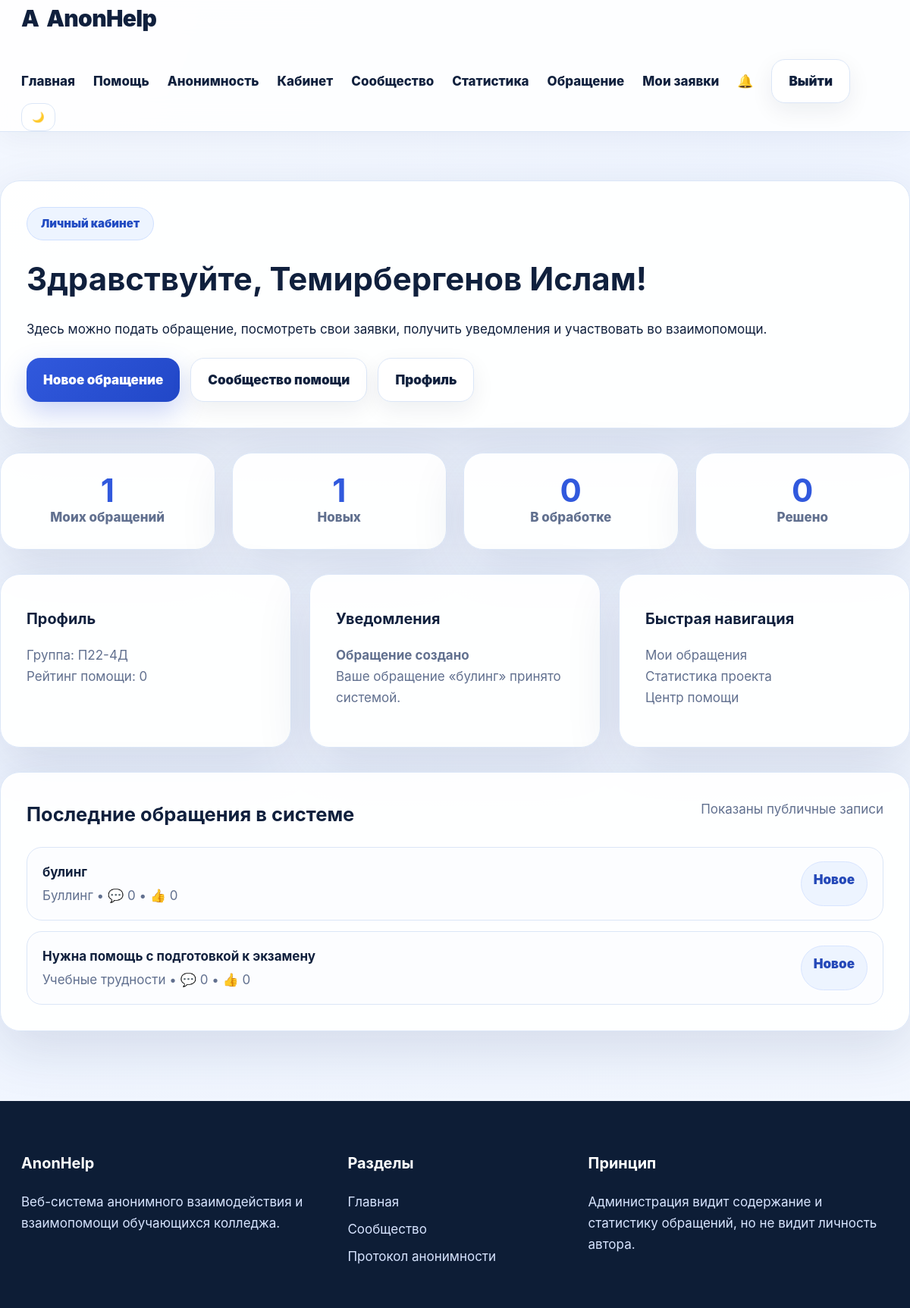
The page /dashboard (signed in) on the database its author committed.
### app.py (models this page shows, shortened)
class User(db.Model):
    id = db.Column(db.Integer, primary_key=True)
    full_name = db.Column(db.String(150), nullable=False)
    username = db.Column(db.String(80), nullable=False, unique=True)
    email = db.Column(db.String(120), nullable=True, unique=True)
    group_name = db.Column(db.String(80), nullable=True)
    about = db.Column(db.Text, nullable=True)
    password_hash = db.Column(db.String(255), nullable=False)
    role = db.Column(db.String(20), nullable=False, default='student')
    rating = db.Column(db.Integer, default=0)
    is_active = db.Column(db.Boolean, default=True)
    created_at = db.Column(db.DateTime, default=datetime.utcnow)
    appeals = db.relationship('Appeal', backref='author', lazy=True)
    comments = db.relationship('Comment', backref='author', lazy=True)

class Notification(db.Model):
    id = db.Column(db.Integer, primary_key=True)
    user_id = db.Column(db.Integer, db.ForeignKey('user.id'), nullable=False)
    title = db.Column(db.String(180), nullable=False)
    text = db.Column(db.Text, nullable=True)
    is_read = db.Column(db.Boolean, default=False)
    created_at = db.Column(db.DateTime, default=datetime.utcnow)

class Appeal(db.Model):
    id = db.Column(db.Integer, primary_key=True)
    title = db.Column(db.String(180), nullable=False)
    category = db.Column(db.String(80), nullable=False)
    message = db.Column(db.Text, nullable=False)
    tags = db.Column(db.String(180), nullable=True)
    is_anonymous = db.Column(db.Boolean, default=True)
    is_public = db.Column(db.Boolean, default=True)
    status = db.Column(db.String(30), default='Новое')
    priority = db.Column(db.String(30), default='Обычная')
    admin_comment = db.Column(db.Text, nullable=True)
    support_count = db.Column(db.Integer, default=0)
    reports_count = db.Column(db.Integer, default=0)
    created_at = db.Column(db.DateTime, default=datetime.utcnow)
    updated_at = db.Column(db.DateTime, default=datetime.utcnow, onupdate=datetime.utcnow)
    user_id = db.Column(db.Integer, db.ForeignKey('user.id'), nullable=True)
    comments = db.relationship('Comment', backref='appeal', lazy=True, cascade='all, delete-orphan')

### app.py (the view)
@app.route('/dashboard')
@login_required
def dashboard():
    user = current_user(); base = Appeal.query.filter_by(user_id=user.id)
    data = {'total': base.count(), 'new': base.filter_by(status='Новое').count(), 'progress': base.filter_by(status='В обработке').count(), 'done': base.filter_by(status='Решено').count(), 'comments': Comment.query.filter_by(user_id=user.id).count()}
    latest_appeals = Appeal.query.filter_by(is_public=True).order_by(Appeal.created_at.desc()).limit(4).all()
    notes = Notification.query.filter_by(user_id=user.id).order_by(Notification.created_at.desc()).limit(4).all()
    return render_template('dashboard.html', data=data, latest_appeals=latest_appeals, notes=notes)

### app.py (called while the page is built)
def current_user():
    uid = session.get('user_id')
    return User.query.get(uid) if uid else None

@app.context_processor
def inject_globals():
    user = current_user()
    unread = Notification.query.filter_by(user_id=user.id, is_read=False).count() if user else 0
    return {'current_user': user, 'categories': CATEGORIES, 'statuses': STATUSES, 'priorities': PRIORITIES, 'unread_count': unread, 'anonymous_label': anonymous_label}

def login_required(fn):
    @wraps(fn)
    def wrapper(*args, **kwargs):
        if 'user_id' not in session:
            flash('Сначала войдите в систему.', 'error')
            return redirect(url_for('login'))
        return fn(*args, **kwargs)
    return wrapper

### templates/dashboard.html
{% extends 'base.html' %}{% block title %}Личный кабинет — AnonHelp{% endblock %}{% block content %}<section class="welcome-card reveal"><span class="badge">Личный кабинет</span><h1>Здравствуйте, {{ current_user.full_name }}!</h1><p>Здесь можно подать обращение, посмотреть свои заявки, получить уведомления и участвовать во взаимопомощи.</p><div class="hero-actions"><a class="btn btn-primary" href="{{ url_for('new_appeal') }}">Новое обращение</a><a class="btn btn-secondary" href="{{ url_for('feed') }}">Сообщество помощи</a><a class="btn btn-secondary" href="{{ url_for('profile') }}">Профиль</a></div></section><section class="stats reveal"><div class="stat-card"><strong>{{ data.total }}</strong><span>Моих обращений</span></div><div class="stat-card"><strong>{{ data.new }}</strong><span>Новых</span></div><div class="stat-card"><strong>{{ data.progress }}</strong><span>В обработке</span></div><div class="stat-card"><strong>{{ data.done }}</strong><span>Решено</span></div></section><section class="cards-grid reveal"><div class="info-card"><h3>Профиль</h3><p>Группа: {{ current_user.group_name or 'не указана' }}<br>Рейтинг помощи: {{ current_user.rating }}</p></div><div class="info-card"><h3>Уведомления</h3>{% for n in notes %}<p><b>{{ n.title }}</b><br>{{ n.text }}</p>{% else %}<p>Новых уведомлений пока нет.</p>{% endfor %}</div><div class="info-card"><h3>Быстрая навигация</h3><p><a href="{{ url_for('my_appeals') }}">Мои обращения</a><br><a href="{{ url_for('stats') }}">Статистика проекта</a><br><a href="{{ url_for('help_center') }}">Центр помощи</a></p></div></section><section class="table-card reveal"><div class="section-head"><h2>Последние обращения в системе</h2><span class="muted">Показаны публичные записи</span></div><div class="simple-list">{% for a in latest_appeals %}<a class="simple-item" href="{{ url_for('appeal_detail', appeal_id=a.id) }}"><div><b>{{ a.title }}</b><p>{{ a.category }} • 💬 {{ a.comments|length }} • 👍 {{ a.support_count }}</p></div><span class="status-chip">{{ a.status }}</span></a>{% else %}<div class="empty-state">Пока нет публичных обращений.</div>{% endfor %}</div></section>{% endblock %}

### static/css/style.css (style rules this page uses)
:root { --bg: #f4f8ff; --card: #fff; --text: #10203d; --muted: #61708f; --primary: #3159dd; --primary2: #6f8dff; --line: #dbe6f7; --dark: #0d1d36; --success: #18a66a; --danger: #dc4141; --shadow: 0 24px 70px rgba(24, 50, 93, .13); --radius: 26px }
* { box-sizing: border-box }
html { scroll-behavior: smooth }
body { margin: 0; font-family: Inter, Segoe UI, Arial, sans-serif; background: radial-gradient(circle at top left, var(--bg), #eef4ff 50%, var(--bg)); color: var(--text); font-size: 17px; line-height: 1.65 }
a { text-decoration: none; color: inherit }
.nav-btn, .btn { border: 0; border-radius: 18px; padding: 14px 22px; font-weight: 950; display: inline-flex; align-items: center; justify-content: center; cursor: pointer; gap: 8px }
.nav-btn, .btn-primary { background: linear-gradient(135deg, var(--primary), #2147c7); color: #fff !important; box-shadow: 0 14px 34px rgba(49, 89, 221, .26) }
.nav-btn.ghost, .btn-secondary { background: var(--card); color: var(--text) !important; border: 1px solid var(--line); box-shadow: 0 10px 30px rgba(16, 32, 61, .07) }
.badge { display: inline-flex; background: #edf4ff; color: #214bc2; border: 1px solid #cfe0ff; border-radius: 999px; padding: 9px 18px; font-weight: 950; font-size: 15px }
.hero-actions { display: flex; gap: 14px; flex-wrap: wrap; margin-top: 24px }
.hero-panel, .stat-card, .info-card, .table-card, .welcome-card, .auth-card, .form-card, .side-help, .detail-card, .appeal-card, .admin-card { background: rgba(255, 255, 255, .93); border: 1px solid var(--line); border-radius: var(--radius); box-shadow: var(--shadow) }
.stats { display: grid; grid-template-columns: repeat(4, 1fr); gap: 22px; margin: 32px 0 }
.stat-card { padding: 28px; text-align: center }
.stat-card strong { font-size: 42px; color: var(--primary); display: block; line-height: 1 }
.stat-card span { color: var(--muted); font-weight: 850 }
.cards-grid { display: grid; grid-template-columns: repeat(3, 1fr); gap: 24px; margin: 32px 0 }
.info-card, .table-card, .welcome-card, .auth-card, .form-card, .detail-card, .admin-card, .side-help { padding: 34px }
.info-card h3, .info-card h2 { margin: 8px 0 10px }
.muted, .info-card p { color: var(--muted) }
.section-head { display: flex; align-items: flex-start; justify-content: space-between; gap: 20px; margin-bottom: 22px }
.section-head h1, .section-head h2, .section-head h3 { margin: 0 }
.simple-list, .appeal-grid, .comment-list { display: grid; gap: 14px }
.simple-item { display: flex; justify-content: space-between; gap: 18px; border: 1px solid var(--line); border-radius: 20px; padding: 18px 20px; background: rgba(251, 253, 255, .7) }
.simple-item p { margin: 3px 0 0; color: var(--muted) }
.status-chip { display: inline-flex; white-space: nowrap; border-radius: 999px; padding: 9px 16px; background: #edf4ff; border: 1px solid #d7e4ff; color: #2448b8; font-weight: 900 }
.welcome-card h1 { font-size: 42px; margin: 16px 0 }
.reveal { animation: rise .55s ease both }
.btn, .nav-btn, .mini-btn { transition: .22s }

### rows shown on the page
User: full_name "Темирбергенов Ислам", group_name "П22-4Д", rating "0"
Notification: title "Обращение создано", text "Ваше обращение «булинг» принято системой."
Appeal: title "булинг", category "Буллинг", comments|length "0", support_count "0", status "Новое"
Appeal: title "Нужна помощь с подготовкой к экзамену", category "Учебные трудности", comments|length "0", support_count "0", status "Новое"

### other values the page prints
{{ data.total }} "1"
{{ data.new }} "1"
{{ data.progress }} "0"
{{ data.done }} "0"
